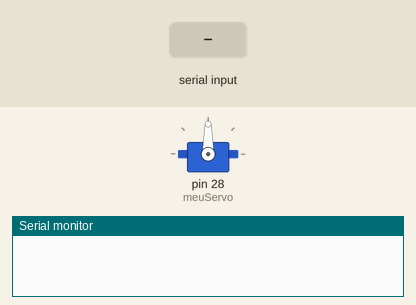
This sketch was run on a simulated Arduino Mega 2560, built with avr-gcc and run on an emulated ATmega2560. Shown: servo, the last lines printed to the serial monitor. Inputs (shaded band) come from the test bench.

Above: at 1.7 s.
1.8 s: "a" received over Serial
At 2.6 s:
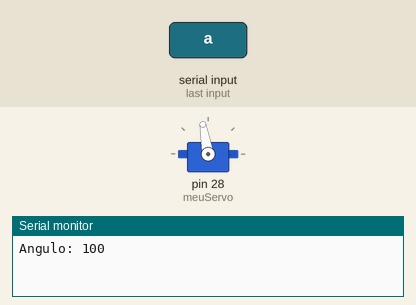
3.3 s: "d" received over Serial
At 3.8 s:
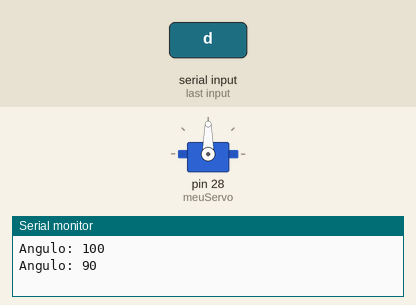
Timing chart, 0 to 6.3 s (numbered marks = the images above; inputs shaded):
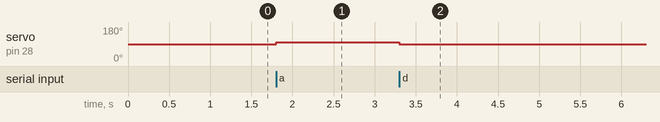

Measured:
- after the input at 1.8 s, servo on pin 28 (meuServo): 90° → 100° at once
- after the input at 3.3 s, servo on pin 28 (meuServo): 100° → 90° at once

The sketch:

teste_motor.ino
```cpp
#include <Servo.h>

Servo meuServo;  // Cria um objeto Servo para controlar um servo motor
int angulo = 90;  // Angulo inicial do servo motor

void setup() {
  Serial.begin(9600);  // Inicia a comunicação serial
  meuServo.attach(28);  // Conecta o servo motor ao pino 9
  meuServo.write(angulo);  // Define o ângulo inicial do servo motor
  delay(500);  // Aguarda o servo motor se posicionar
}

void loop() {
  if (Serial.available() > 0) {
    char tecla = Serial.read();  // Lê a tecla pressionada
    if (tecla == 'a') {
      angulo+=10;  // Incrementa o ângulo
    } else if (tecla == 'd') {
      angulo-=10;  // Decrementa o ângulo
    }

    // Limita o ângulo entre 0 e 180
    angulo = constrain(angulo, 0, 180);

    meuServo.write(angulo);  // Atualiza a posição do servo motor
    Serial.print("Angulo: ");
    Serial.println(angulo);  // Exibe o ângulo no monitor serial
  }
}
```
